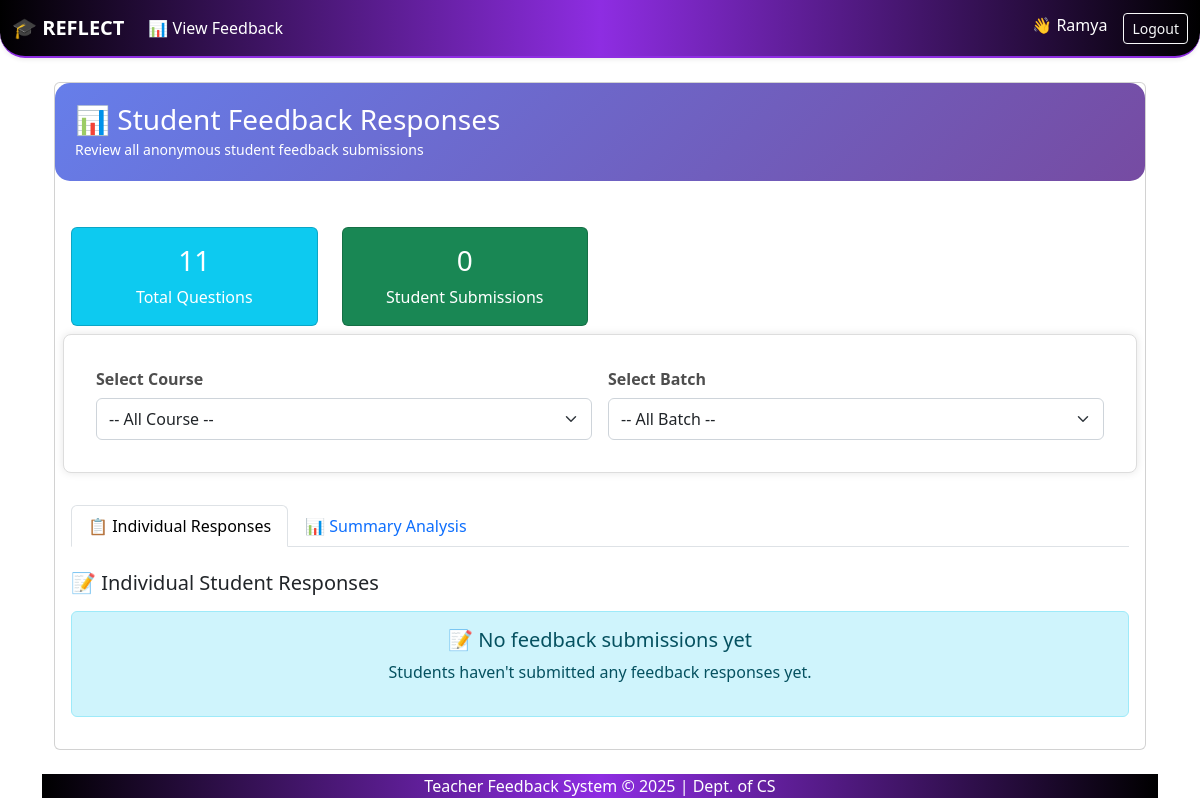
Before: /feedback-admin/student-responses/ (signed in) with the older database file.
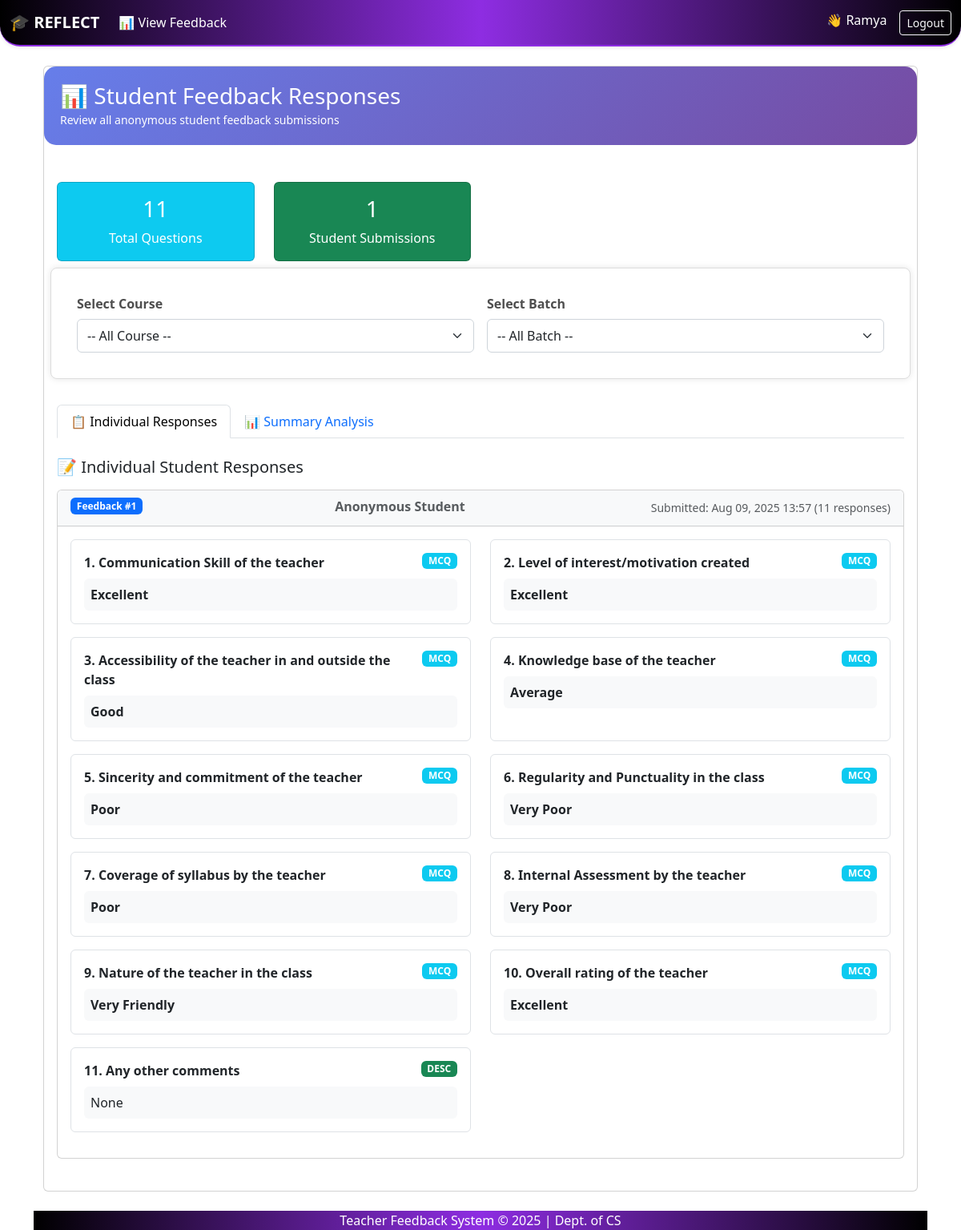
After: the same page with the newer database file.
### feedback_app/models.py (models this page shows, shortened)
class StudentFeedbackResponse(models.Model):
    response_id = models.AutoField(primary_key=True)
    question = models.ForeignKey(FeedbackQuestion, on_delete=models.CASCADE)
    response_text = models.TextField(blank=True, null=True)  # For descriptive questions
    selected_option = models.ForeignKey(FeedbackQOption, on_delete=models.CASCADE, blank=True, null=True)  # For MCQ
    submitted_at = models.DateTimeField(auto_now_add=True)
    session_id = models.CharField(max_length=100)  # To group responses from same student
    feedback_number = models.IntegerField(default=1)  # Sequential numbering for anonymous feedback
    teacher_batch = models.ForeignKey(TeacherBatch, on_delete=models.CASCADE, null=True, blank=True)  # NEW FIELD - links to specific teacher-course
    class Meta:
        db_table = 'student_feedback_response'
        ordering = ['feedback_number', 'question__q_id']

class FeedbackQuestion(models.Model):
    q_id = models.AutoField(primary_key=True)
    q_desc = models.TextField()
    q_type = models.CharField(max_length=20)  # e.g., 'MCQ' or 'DESC'
    active = models.BooleanField(default=True)
    is_required = models.BooleanField(default=False)  # NEW FIELD

class FeedbackQOption(models.Model):
    q = models.ForeignKey(FeedbackQuestion, on_delete=models.CASCADE)
    ans_id = models.CharField(max_length=10)  # Custom ID (not necessary for options)
    answer = models.CharField(max_length=200)  # The text of the option (e.g., "Excellent")

### feedback_app/views.py (the view, shortened to what this page needs)
# urls.py: path('feedback-admin/student-responses/', views.admin_student_feedback_responses, name='admin_student_feedback_responses'),
@login_required
def admin_student_feedback_responses(request):
    user = request.user
    is_admin = user.is_staff
    is_hod = False
    is_teacher = False
    teacher = None
    try:
        teacher = Teacher.objects.get(user=user)
        role_name = teacher.role.role_name.lower()
        is_hod = (role_name == "hod")
        is_teacher = (role_name == "teacher")
    except Teacher.DoesNotExist:
        teacher = None
        role_name = None
    total_questions = FeedbackQuestion.objects.filter(active=True).count()
    all_responses = StudentFeedbackResponse.objects.all()
    selected_dept_id = request.GET.get('department')
    selected_teacher_id = request.GET.get('teacher')
    selected_course_id = request.GET.get('course')
    selected_batch_id = request.GET.get('batch')
    departments = Department.objects.all() if is_admin else None
    teachers = Teacher.objects.filter(dept_id=selected_dept_id) if (is_admin and selected_dept_id) else (Teacher.objects.all() if is_admin else None)
    courses = None
    batches = None
    user_courses = None
    filtered_batches = None
    if is_hod or is_teacher:
        if not teacher:
            messages.error(request, "Teacher profile not found.")
            return redirect('login')
        user_courses = Course.objects.filter(teacherbatch__teacher=teacher).distinct()
        course_ids = list(user_courses.values_list('course_id', flat=True))  # always defined
        if selected_course_id:
            filtered_batches = Batch.objects.filter(course_id=selected_course_id)
        else:
            filtered_batches = Batch.objects.filter(course_id__in=course_ids)
        print("User Courses IDs:", course_ids)
        print("Filtered Batches IDs:", list(filtered_batches.values_list('batch_id', flat=True)))
    responses = StudentFeedbackResponse.objects.none()
    if is_admin:
        responses = all_responses
        if selected_dept_id:
            responses = responses.filter(teacher_batch__department_id=selected_dept_id)
        if selected_teacher_id:
            responses = responses.filter(teacher_batch__teacher_id=selected_teacher_id)
        if selected_course_id:
            responses = responses.filter(teacher_batch__course_id=selected_course_id)
        if selected_batch_id:
            responses = responses.filter(teacher_batch__batch_id=selected_batch_id)
    elif is_hod or is_teacher:
        if not teacher:
            messages.error(request, "Teacher profile not found.")
            return redirect('login')
        responses = StudentFeedbackResponse.objects.filter(teacher_batch__teacher=teacher)
        if selected_course_id:
            responses = responses.filter(teacher_batch__course_id=selected_course_id)
        if selected_batch_id:
            responses = responses.filter(teacher_batch__batch_id=selected_batch_id)
    total_feedback_submissions = responses.values('session_id').distinct().count()
    total_responses_overall = responses.count()
    avg_responses_per_student = round((total_responses_overall / total_feedback_submissions), 2) if total_feedback_submissions else 0
    latest_submission_obj = responses.order_by('-submitted_at').first()
    latest_submission = latest_submission_obj.submitted_at if latest_submission_obj else "--"
    grouped = {}
    for r in responses.order_by('submitted_at'):
        grouped.setdefault(r.session_id, []).append(r)
    feedback_sessions = []
    for i, (session_id, session_responses) in enumerate(grouped.items(), start=1):
        first_response = session_responses[0]
        course_info = None
        if first_response.teacher_batch:
            tb = first_response.teacher_batch
            course_info = {
                'course_code': tb.course.code,
                'course_name': tb.course.name,
                'batch': f"{tb.batch.acad_year} - {tb.batch.part}"
            }
        feedback_sessions.append({
            'feedback_number': i,
            'submitted_at': first_response.submitted_at,
            'total_responses': len(session_responses),
            'responses': session_responses,
            'course_info': course_info,
        })
    questions_with_responses = []
    questions = FeedbackQuestion.objects.filter(active=True).order_by('q_id')
    for question in questions:
        q_responses = responses.filter(question=question)
        if question.q_type == 'MCQ':
            all_options = FeedbackQOption.objects.filter(q=question).order_by('ans_id')
            option_counts = {opt.answer: 0 for opt in all_options}
            for r in q_responses:
                if r.selected_option:
                    option_counts[r.selected_option.answer] += 1
            questions_with_responses.append({
                'question': question,
                'type': 'MCQ',
                'option_counts': option_counts,
                'total_responses': q_responses.count(),
                'all_options': [opt.answer for opt in all_options],
            })
        elif question.q_type == 'DESC':
            desc_list = [{
                'text': r.response_text,
                'submitted_at': r.submitted_at,
                'feedback_number': r.feedback_number,
                'course_info': f"{r.teacher_batch.course.code}" if r.teacher_batch else "N/A"
            } for r in q_responses if r.response_text]
            questions_with_responses.append({
                'question': question,
                'type': 'DESC',
                'responses': desc_list,
                'total_responses': q_responses.count()
            })
    return render(request, 'admin_response.html', {
        'departments': departments,
        'teachers': teachers,
        'courses': courses,
        'batches': batches,
        'user_courses': user_courses,
        'filtered_batches': filtered_batches,
        'selected_dept_id': int(selected_dept_id) if selected_dept_id else None,
        'selected_teacher_id': int(selected_teacher_id) if selected_teacher_id else None,
        'selected_course_id': int(selected_course_id) if selected_course_id else None,
        'selected_batch_id': int(selected_batch_id) if selected_batch_id else None,
        'total_questions': total_questions,
        'total_feedback_submissions': total_feedback_submissions,
        'latest_submission': latest_submission,
        'avg_responses_per_student': avg_responses_per_student,
        'feedback_sessions': feedback_sessions,
        'questions_with_summary': questions_with_responses,
        'is_admin': is_admin,
        'is_hod': is_hod,
        'is_teacher': is_teacher,
    })

### feedback_app/context_processors.py (called while the page is built)
def is_admin(request):
    user = request.user
    return {'is_admin': user.is_superuser or user.groups.filter(name='admin').exists()}

def is_hod(request):
    return {'is_hod': request.user.groups.filter(name='hod').exists()}

def is_teacher(request):
    return {'is_teacher': request.user.groups.filter(name='teacher').exists()}

### templates/admin_response.html (shortened to what the changed rows need)
{% extends 'base.html' %}
{% block content %}
<div class="container-fluid">
    <div class="row">
        <div class="col-12">
            <div class="card">
                <div class="card-body">
                    <div class="row mb-4">
                        <div class="col-md-3">
                            <div class="card bg-success text-white">
                                <div class="card-body text-center">
                                    <h3>{{ total_feedback_submissions }}</h3>
                                    <p class="mb-0">Student Submissions</p>
                                </div>
                            </div>
                        </div>
                    </div>
                    <div class="tab-content" id="responseTabContent">
                        <div class="tab-pane fade show active" id="individual" role="tabpanel">
                            <div class="mt-4">
                                {% for session in feedback_sessions %}
                                <div class="card mb-4">
                                    <div class="card-header bg-light">
                                        <div class="d-flex justify-content-between align-items-center">
                                            <span class="badge bg-primary me-2 mb-1">Feedback #{{ session.feedback_number }}</span>
                                                <span class="fw-semibold text-muted mb-1">Anonymous Student</span>
                                            <small class="text-muted">
                                                Submitted: {{ session.submitted_at|date:"M d, Y H:i" }}
                                                ({{ session.total_responses }} responses)
                                            </small>
                                        </div>
                                    </div>
                                    <div class="card-body">
                                        <div class="row">
                                            {% for response in session.responses %}
                                            <div class="col-md-6 mb-3">
                                                <div class="border rounded p-3 h-100">
                                                    <div class="d-flex justify-content-between align-items-start mb-2">
                                                        <span class="fw-bold text-dark">
                                                            {{ forloop.counter }}. {{ response.question.q_desc }}
                                                        </span>
                                                        <span class="badge bg-{% if response.question.q_type == 'MCQ' %}info{% else %}success{% endif %} badge-sm">
                                                            {{ response.question.q_type }}
                                                        </span>
                                                    </div>
                                                    <div class="answer-box p-2 bg-light rounded">
                                                        {% if response.selected_option %}
                                                            <strong>{{ response.selected_option.answer }}</strong>
                                                        {% else %}
                                                            {{ response.response_text }}
                                                        {% endif %}
                                                    </div>
                                                </div>
                                            </div>
                                            {% endfor %}
                                        </div>
                                    </div>
                                </div>
                                {% empty %}
                                <div class="alert alert-info text-center">
                                    <h5>📝 No feedback submissions yet</h5>
                                    <p>Students haven't submitted any feedback responses yet.</p>
                                </div>
                                {% endfor %}
                            </div>
                        </div>
                </div>
            </div>
        </div>
    </div>
</div>
{% endblock %}

Changed rows visible on the page:
added StudentFeedbackResponse: submitted_at "Aug 09, 2025 13:57", question.q_desc "Communication Skill of the teacher", question.q_type "MCQ", selected_option.answer "Excellent"
added StudentFeedbackResponse: question.q_desc "Level of interest/motivation created", question.q_type "MCQ", selected_option.answer "Excellent"
added StudentFeedbackResponse: question.q_desc "Accessibility of the teacher in and outside the class", question.q_type "MCQ", selected_option.answer "Good"
added StudentFeedbackResponse: question.q_desc "Knowledge base of the teacher", question.q_type "MCQ", selected_option.answer "Average"
added StudentFeedbackResponse: question.q_desc "Sincerity and commitment of the teacher", question.q_type "MCQ", selected_option.answer "Poor"
added StudentFeedbackResponse: question.q_desc "Regularity and Punctuality in the class", question.q_type "MCQ", selected_option.answer "Very Poor"
added StudentFeedbackResponse: question.q_desc "Coverage of syllabus by the teacher", question.q_type "MCQ", selected_option.answer "Poor"
added StudentFeedbackResponse: question.q_desc "Internal Assessment by the teacher", question.q_type "MCQ", selected_option.answer "Very Poor"
added StudentFeedbackResponse: question.q_desc "Nature of the teacher in the class", question.q_type "MCQ", selected_option.answer "Very Friendly"
added StudentFeedbackResponse: question.q_desc "Overall rating of the teacher", question.q_type "MCQ", selected_option.answer "Excellent"
added StudentFeedbackResponse: question.q_desc "Any other comments", question.q_type "DESC", response_text "None"
Other visible differences:
{{ total_feedback_submissions }}: "0" → "1"
new list line: "Feedback # 1 Anonymous Student Submitted: ( 11 responses)"
text no longer shown: "📝 No feedback submissions yet Students haven't submitted any feedback responses yet."
